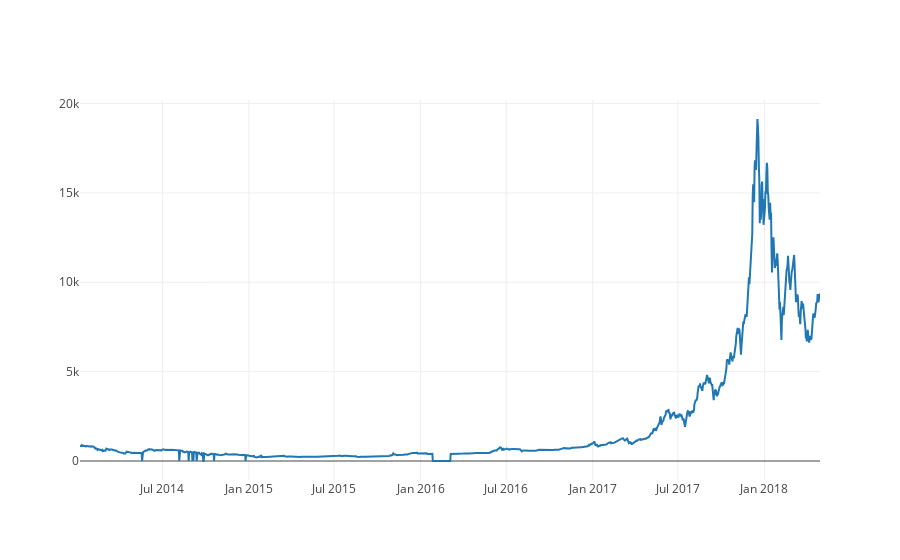

Notebook cell for this chart:
### Code cell
# Chart the BTC pricing data
btc_trace = go.Scatter(x=btc_usd_price_kraken.index, y=btc_usd_price_kraken['Weighted Price'])
py.iplot([btc_trace])

### Figure 1 — Plotly figure (JSON) as saved in the notebook; plotly's stock layout.template omitted (floating-point values rounded to 4 significant figures; data arrays with more than 128 entries replaced by an {"elided": "..."} marker saying what was removed)
{"data": [{"type": "scatter", "uid": "3014a6e4-953d-11e8-b6b5-701ce7bb6ad8", "x": {"elided": "1574 str values"}, "y": {"elided": "1574 float values"}}], "layout": {}}
